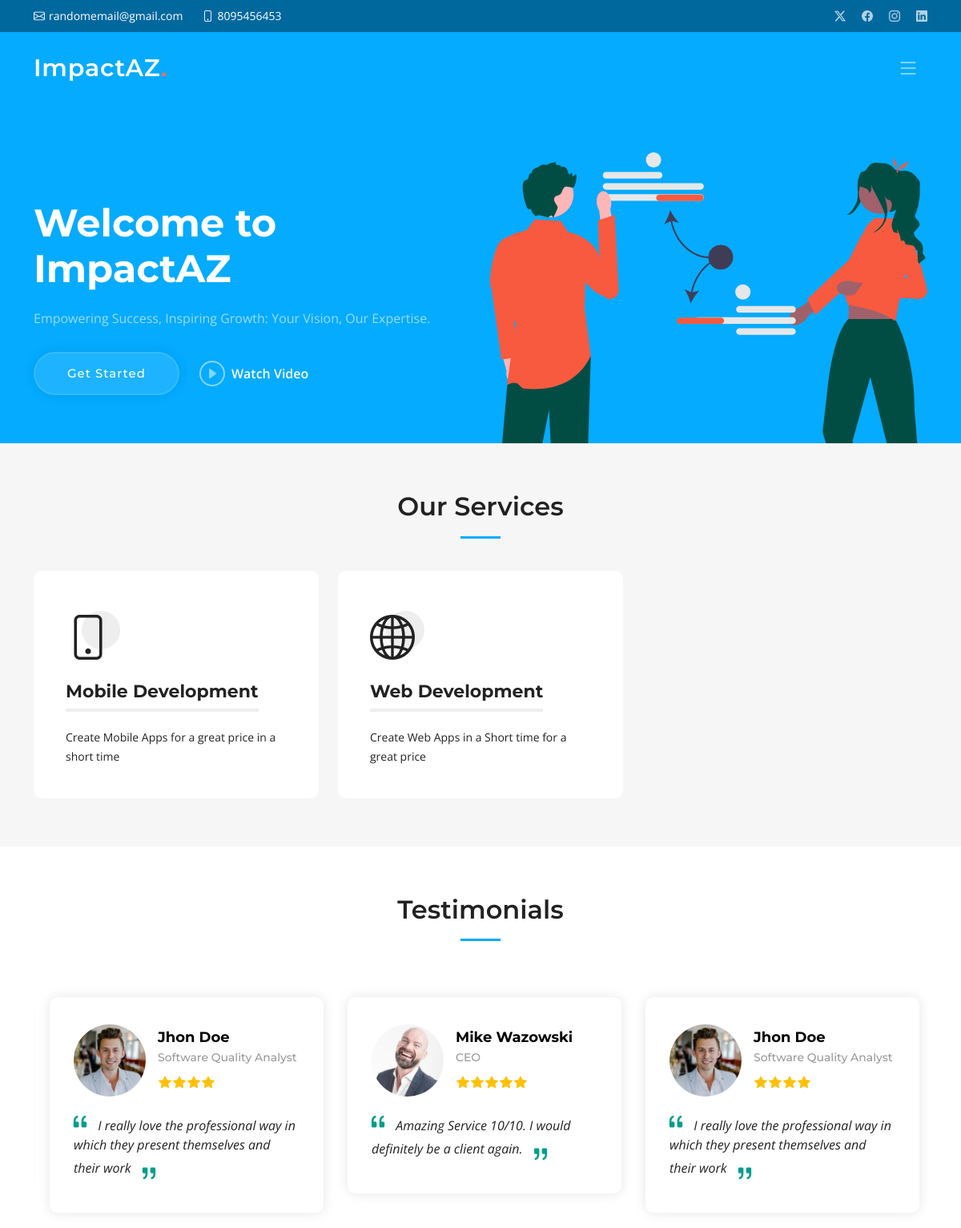
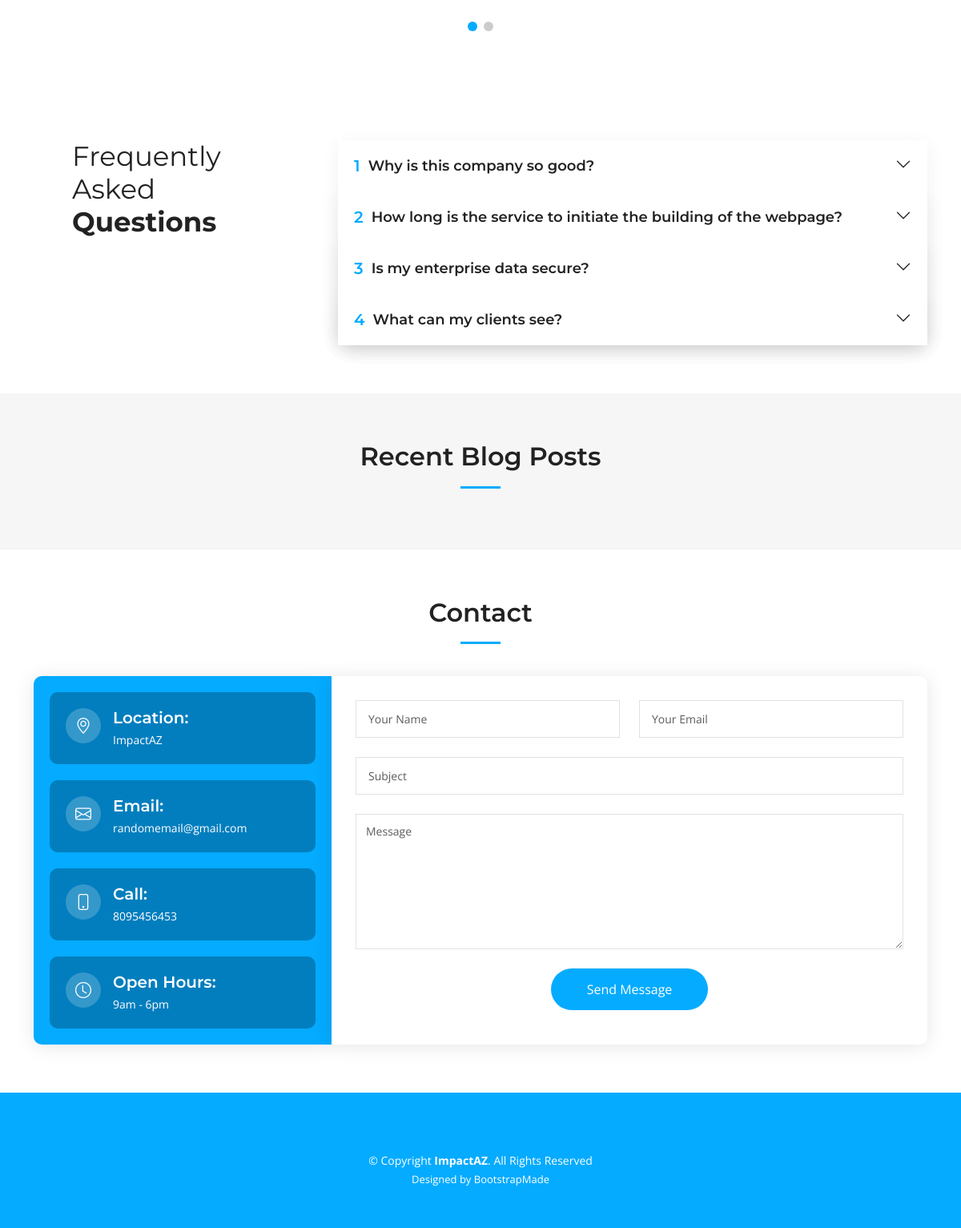
The page / on the database its author committed (2 pictures, top to bottom).
### app/models.py (models this page shows, shortened)
class GeneralInfo(models.Model):
    company_name = models.CharField(max_length=255, default="Company")
    location= models.CharField(max_length=255 )
    email = models.EmailField()
    phone_number = models.CharField(max_length=20)
    open_hours = models.CharField(max_length=100, blank= True, null=True)
    video_url= models.URLField(blank=True, null=True)
    X_url= models.URLField(blank=True, null=True)
    facebook_url= models.URLField(blank=True, null=True)
    instagram_url= models.URLField(blank=True, null=True)
    linkedin_url= models.URLField(blank=True, null=True)

class Service(models.Model):
    icon = models.CharField(max_length=50, blank= True, null = True)
    title = models.CharField(max_length=255, unique=True)
    description = models.TextField()
    def __str__(self):
        return self.title

class Testimonial(models.Model):
    user_image = models.CharField(max_length=225, blank = True, null = True)
    stars_count = [
        (1, 'One'),
        (2, 'Two'),
        (3, 'Three'),
        (4, 'Four'),
        (5, 'Five'),
    ]
    rating_count = models.IntegerField( choices= stars_count)
    username = models.CharField(max_length=50)
    user_job_title = models.CharField(max_length=50)
    review = models.TextField()
    def __str__(self):
        return f"{self.username} - {self.user_job_title}"

class FrequentlyAskedQuestion(models.Model):
    question = models.CharField(max_length=255)
    answer = models.TextField()
    def __str__(self):
        return self.question

### app/views.py (the view)
# urls.py: path('', index, name="home"),
def index(request):
    general_info = GeneralInfo.objects.first()
    services = Service.objects.all()
    testimonials = Testimonial.objects.all()
    faqs = FrequentlyAskedQuestion.objects.all()
    recent_blogs = Blogs.objects.all().order_by("published_date")
    default_value = ""
    context = {
        "company_name": getattr(general_info, "company_name", default_value),
        "location": getattr(general_info, "company_name", default_value),
        "email": getattr(general_info, "email", default_value),
        "phone": getattr(general_info, "phone_number", default_value),
        "open_hours": getattr(general_info, "open_hours", default_value),
        "video_url": getattr(general_info, "video_url", default_value),
        "twitter_url": getattr(general_info, "X_url", default_value),
        "facebook_url": getattr(general_info, "facebook_url", default_value),
        "instagram_url": getattr(general_info, "instagram_url", default_value),
        "linkedin_url": getattr(general_info, "linkedin_url", default_value),
        "services": services,
        "testimonials": testimonials,
        "faqs": faqs,
        "recent_blogs": recent_blogs,
    }
    print(f"context: {context}")
    return render(request, "index.html", context)

### app/templates/index.html (shortened to what this page needs)
{% extends "assets/main.html" %}
{% load static %}
{% block mainContent %}
    <section id="services" class="services sections-bg">
        <div class="container" data-aos="fade-up">
            <div class="section-header">
                <h2>Our Services</h2>
            </div>
            <div class="row gy-4" data-aos="fade-up" data-aos-delay="100">
                {% for service in services %}
                    <div class="col-lg-4 col-md-6">
                        <div class="service-item position-relative">
                            <div class="icon">
                                <i class="{{ service.icon }}"></i>
                            </div>
                            <h3>{{ service.title }}</h3>
                            <p>{{ service.description }}</p>
                        </div>
                    </div>
                {% endfor %}
            </div>
        </div>
    </section>
    <section id="testimonials" class="testimonials">
        <div class="container" data-aos="fade-up">
            <div class="section-header">
                <h2>Testimonials</h2>
            </div>
            <div class="slides-3 swiper" data-aos="fade-up" data-aos-delay="100">
                <div class="swiper-wrapper">
                    {% for testimonial in testimonials %}
                        <div class="swiper-slide">
                            <div class="testimonial-wrap">
                                <div class="testimonial-item">
                                    <div class="d-flex align-items-center">
                                        <img src="{% static testimonial.user_image %}"
                                             class="testimonial-img flex-shrink-0"
                                             alt="" />
                                        <div>
                                            <h3>{{ testimonial.username }}</h3>
                                            <h4>{{ testimonial.user_job_title }}</h4>
                                            <div class="stars">
                                                {% for i in 'x'|ljust:testimonial.rating_count %}<i class="bi bi-star-fill"></i>{% endfor %}
                                            </div>
                                        </div>
                                    </div>
                                    <p>
                                        <i class="bi bi-quote quote-icon-left"></i> {{ testimonial.review }} <i class="bi bi-quote quote-icon-right"></i>
                                    </p>
                                </div>
                            </div>
                        </div>
                    {% endfor %}
                </div>
                <div class="swiper-pagination"></div>
            </div>
        </div>
    </section>
    <section id="faq" class="faq">
        <div class="container" data-aos="fade-up">
            <div class="row gy-4">
                <div class="col-lg-4">
                    <div class="content px-xl-5">
                        <h3>
                            Frequently Asked <strong>Questions</strong>
                        </h3>
                    </div>
                </div>
                <div class="col-lg-8">
                    <div class="accordion accordion-flush"
                        id="faqlist"
                        data-aos="fade-up"
                        data-aos-delay="100">
                        {% for faq in faqs %}
                            <div class="accordion-item">
                                <h3 class="accordion-header">
                                    <button class="accordion-button collapsed"
                                            type="button"
                                            data-bs-toggle="collapse"
                                            data-bs-target="#faq-content-{{ forloop.counter }}">
                                        <span class="num">{{ faq.id }}</span>
                                        {{ faq.question }}
                                    </button>
                                </h3>
                            {% endfor %}
                        </div>
                    </div>
                </div>
            </div>
        </div>
    </section>
    <section id="recent-posts" class="recent-posts sections-bg">
        <div class="container" data-aos="fade-up">
            <div class="section-header">
                <h2>Recent Blog Posts</h2>
            </div>
        </div>
    </section>
    <section id="contact" class="contact">
        <div class="container" data-aos="fade-up">
            <div class="section-header">
                <h2>Contact</h2>
            </div>
            <div class="row gx-lg-0 gy-4">
                <div class="col-lg-4">
                    <div class="info-container d-flex flex-column align-items-center justify-content-center">
                        <div class="info-item d-flex">
                            <i class="bi bi-geo-alt flex-shrink-0"></i>
                            <div>
                                <h4>Location:</h4>
                                <p>{{ location }}</p>
                            </div>
                        </div>
                        <div class="info-item d-flex">
                            <i class="bi bi-envelope flex-shrink-0"></i>
                            <div>
                                <h4>Email:</h4>
                                <p>{{ email }}</p>
                            </div>
                        </div>
                        <div class="info-item d-flex">
                            <i class="bi bi-phone flex-shrink-0"></i>
                            <div>
                                <h4>Call:</h4>
                                <p>{{ phone }}</p>
                            </div>
                        </div>
                        <div class="info-item d-flex">
                            <i class="bi bi-clock flex-shrink-0"></i>
                            <div>
                                <h4>Open Hours:</h4>
                                <p>{{ open_hours }}</p>
                            </div>
                        </div>
                    </div>
                </div>
                <div class="col-lg-8">
                    <form action="{% url 'contact_form' %}"
                          method="post"
                          role="form"
                          class="php-email-form">
                        <div class="row">
                            <div class="col-md-6 form-group">
                                <input type="text"
                                       name="name"
                                       class="form-control"
                                       id="name"
                                       placeholder="Your Name"
                                       required />
                            </div>
                            <div class="col-md-6 form-group mt-3 mt-md-0">
                                <input type="email"
                                       class="form-control"
                                       name="email"
                                       id="email"
                                       placeholder="Your Email"
                                       required />
                            </div>
                        </div>
                        <div class="form-group mt-3">
                            <input type="text"
                                   class="form-control"
                                   name="subject"
                                   id="subject"
                                   placeholder="Subject"
                                   required />
                        </div>
                        <div class="form-group mt-3">
                            <textarea class="form-control"
                                      name="message"
                                      rows="7"
                                      placeholder="Message"
                                      required></textarea>
                        </div>
                        <div class="text-center">
                            <button type="submit">Send Message</button>
                        </div>
                    </form>
                </div>
            </div>
        </div>
    </section>
{% endblock mainContent %}

### app/templates/assets/header.html (shortened to what this page needs)
{% load static %}
  <section id="topbar" class="topbar d-flex align-items-center">
    <div class="container d-flex justify-content-center justify-content-md-between">
      <div class="contact-info d-flex align-items-center">
        <i class="bi bi-envelope d-flex align-items-center"><a href="mailto:{{ email }}">{{ email }}</a></i>
        <i class="bi bi-phone d-flex align-items-center ms-4"><span>{{ phone }}</span></i>
      </div>
      <div class="social-links d-none d-md-flex align-items-center">
        <a href="{{ twitter_url }}" class="twitter"><i class="bi bi-twitter-x"></i></a>
        <a href="{{ facebook_url }}" class="facebook"><i class="bi bi-facebook"></i></a>
        <a href="{{ instagram_url }}" class="instagram"><i class="bi bi-instagram"></i></a>
        <a href="{{ linkedin_url }}" class="linkedin"><i class="bi bi-linkedin"></i></i></a>
      </div>
    </div>
  </section>
  <header id="header" class="header d-flex align-items-center">
    <div class="container-fluid container-xl d-flex align-items-center justify-content-between">
      <a href="index.html" class="logo d-flex align-items-center">
        <h1>{{ company_name }}<span>.</span></h1>
      </a>
      <i class="mobile-nav-toggle mobile-nav-show bi bi-list"></i>
    </div>
  </header>

### app/templates/assets/hero.html (shortened to what this page needs)
{% load static %}
      <section id="hero" class="hero">
        <div class="container position-relative">
          <div class="row gy-5" data-aos="fade-in">
            <div class="col-lg-6 order-2 order-lg-1 d-flex flex-column justify-content-center text-center text-lg-start">
              <h2>
                Welcome to <span>{{ company_name }}</span>
              </h2>
              <p>Empowering Success, Inspiring Growth: Your Vision, Our Expertise.</p>
              <div class="d-flex justify-content-center justify-content-lg-start">
                <a href="#services" class="btn-get-started">Get Started</a>
                <a href="{{ video_url }}"
                   class="glightbox btn-watch-video d-flex align-items-center"><i class="bi bi-play-circle"></i><span>Watch Video</span></a>
              </div>
            </div>
            <div class="col-lg-6 order-1 order-lg-2">
              <img src="{% static 'assets/img/hero-img.svg' %}"
                   class="img-fluid"
                   alt=""
                   data-aos="zoom-out"
                   data-aos-delay="100">
            </div>
          </div>
        </div>
    </section>

### app/templates/assets/footer.html
<footer id="footer" class="footer">
	<div class="container mt-4">
		<div class="copyright">
			&copy; Copyright <strong><span>{{ company_name }}</span></strong
			>. All Rights Reserved
		</div>
		<div class="credits">
			Designed by <a href="https://bootstrapmade.com/">BootstrapMade</a>
		</div>
	</div>
</footer>

### rows shown on the page
GeneralInfo: email "randomemail@gmail.com", phone_number "8095456453", company_name "ImpactAZ", open_hours "9am - 6pm"
Service: title "Mobile Development", description "Create Mobile Apps for a great price in a short time"
Service: title "Web Development", description "Create Web Apps in a Short time for a great price"
Testimonial: username "Jhon Doe", user_job_title "Software Quality Analyst", rating_count 4 (drawn), review "I really love the professional way in which they present themselves and their work"
Testimonial: username "Mike Wazowski", user_job_title "CEO", rating_count 5 (drawn), review "Amazing Service 10/10. I would definitely be a client again."
FrequentlyAskedQuestion: id "1", question "Why is this company so good?"
FrequentlyAskedQuestion: id "2", question "How long is the service to initiate the building of the webpage?"
FrequentlyAskedQuestion: id "3", question "Is my enterprise data secure?"
FrequentlyAskedQuestion: id "4", question "What can my clients see?"
